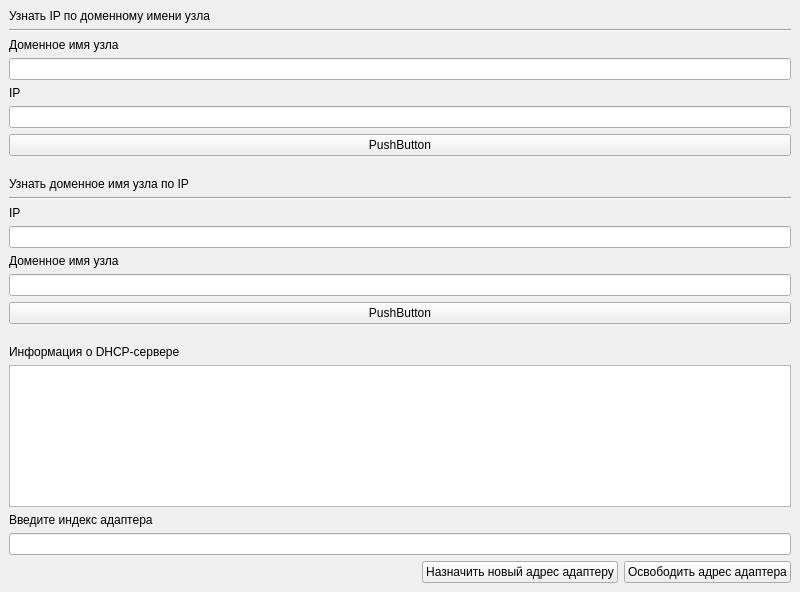
<?xml version="1.0" encoding="UTF-8"?>
<ui version="4.0">
 <class>MainWindow</class>
 <widget class="QMainWindow" name="MainWindow">
  <property name="geometry">
   <rect>
    <x>0</x>
    <y>0</y>
    <width>800</width>
    <height>592</height>
   </rect>
  </property>
  <property name="windowTitle">
   <string>MainWindow</string>
  </property>
  <widget class="QWidget" name="centralwidget">
   <layout class="QVBoxLayout" name="verticalLayout_6">
    <item>
     <layout class="QVBoxLayout" name="verticalLayout_5">
      <item>
       <layout class="QVBoxLayout" name="verticalLayout_3">
        <item>
         <widget class="QLabel" name="label_7">
          <property name="text">
           <string>Узнать IP по доменному имени узла</string>
          </property>
         </widget>
        </item>
        <item>
         <widget class="Line" name="line_2">
          <property name="orientation">
           <enum>Qt::Horizontal</enum>
          </property>
         </widget>
        </item>
        <item>
         <widget class="QLabel" name="label_8">
          <property name="text">
           <string>Доменное имя узла</string>
          </property>
         </widget>
        </item>
        <item>
         <widget class="QLineEdit" name="ipToDEdit"/>
        </item>
        <item>
         <widget class="QLabel" name="label_9">
          <property name="text">
           <string>IP</string>
          </property>
         </widget>
        </item>
        <item>
         <widget class="QLineEdit" name="ipToDResult"/>
        </item>
        <item>
         <widget class="QPushButton" name="ipToDGet">
          <property name="text">
           <string>PushButton</string>
          </property>
         </widget>
        </item>
        <item>
         <spacer name="verticalSpacer_2">
          <property name="orientation">
           <enum>Qt::Vertical</enum>
          </property>
          <property name="sizeHint" stdset="0">
           <size>
            <width>20</width>
            <height>40</height>
           </size>
          </property>
         </spacer>
        </item>
       </layout>
      </item>
      <item>
       <layout class="QVBoxLayout" name="verticalLayout">
        <item>
         <widget class="QLabel" name="label_6">
          <property name="text">
           <string>Узнать доменное имя узла по IP</string>
          </property>
         </widget>
        </item>
        <item>
         <widget class="Line" name="line">
          <property name="orientation">
           <enum>Qt::Horizontal</enum>
          </property>
         </widget>
        </item>
        <item>
         <widget class="QLabel" name="label_2">
          <property name="text">
           <string>IP</string>
          </property>
         </widget>
        </item>
        <item>
         <widget class="QLineEdit" name="dToIpEdit"/>
        </item>
        <item>
         <widget class="QLabel" name="label">
          <property name="text">
           <string>Доменное имя узла</string>
          </property>
         </widget>
        </item>
        <item>
         <widget class="QLineEdit" name="dToIpResult"/>
        </item>
        <item>
         <widget class="QPushButton" name="dToIpGet">
          <property name="text">
           <string>PushButton</string>
          </property>
         </widget>
        </item>
        <item>
         <spacer name="verticalSpacer">
          <property name="orientation">
           <enum>Qt::Vertical</enum>
          </property>
          <property name="sizeHint" stdset="0">
           <size>
            <width>20</width>
            <height>40</height>
           </size>
          </property>
         </spacer>
        </item>
       </layout>
      </item>
     </layout>
    </item>
    <item>
     <widget class="QLabel" name="label_3">
      <property name="text">
       <string>Информация о DHCP-сервере</string>
      </property>
     </widget>
    </item>
    <item>
     <layout class="QVBoxLayout" name="verticalLayout_2">
      <item>
       <widget class="QTextEdit" name="textEdit"/>
      </item>
     </layout>
    </item>
    <item>
     <layout class="QVBoxLayout" name="verticalLayout_4">
      <item>
       <widget class="QLabel" name="label_4">
        <property name="text">
         <string>Введите индекс адаптера</string>
        </property>
       </widget>
      </item>
      <item>
       <widget class="QLineEdit" name="adapter"/>
      </item>
      <item>
       <layout class="QHBoxLayout" name="horizontalLayout">
        <item>
         <spacer name="horizontalSpacer">
          <property name="orientation">
           <enum>Qt::Horizontal</enum>
          </property>
          <property name="sizeHint" stdset="0">
           <size>
            <width>40</width>
            <height>20</height>
           </size>
          </property>
         </spacer>
        </item>
        <item>
         <layout class="QFormLayout" name="formLayout">
          <item row="0" column="0">
           <widget class="QPushButton" name="renewButton">
            <property name="text">
             <string>Назначить новый адрес адаптеру</string>
            </property>
           </widget>
          </item>
          <item row="0" column="1">
           <widget class="QPushButton" name="releaseButton">
            <property name="text">
             <string>Освободить адрес адаптера</string>
            </property>
           </widget>
          </item>
         </layout>
        </item>
       </layout>
      </item>
     </layout>
    </item>
   </layout>
  </widget>
 </widget>
 <resources/>
 <connections/>
</ui>
